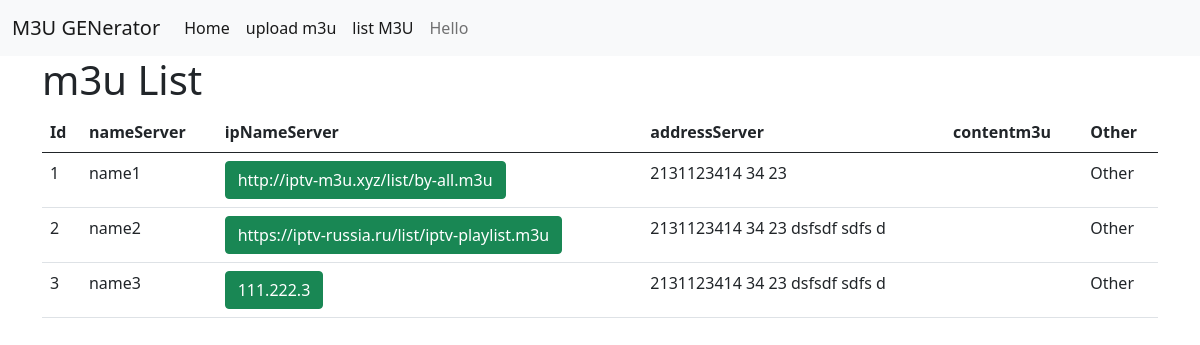
Page /list/ on the committed database.
### m3uservers/models.py (models this page shows)
class listservers(models.Model):
    idServer = models.DecimalField(max_digits=3, decimal_places=0)
    nameServer = models.CharField(max_length=1024)
    ipNameServer = models.CharField(max_length=255)
    addressServer = models.CharField(max_length=1024)
    contentm3u2 = models.CharField(max_length=50000, default='')

### pages/views.py (the view)
# urls.py: path('list/', listM3U, name='listM3U'),
def listM3U(request):
    servers = listservers.objects.all()
    url = servers[1].ipNameServer
    context = {
        'list2': servers,
    }
    return render(request, 'm3uList.html', context)

### templates/m3uList.html (shortened to what this page needs)
{% extends 'base.html' %}
{% block content %}
<h1>m3u List</h1>
<table class="table">
    <thead>
        <tr>
            <th scope="col">Id</th>
            <th scope="col">nameServer</th>
            <th scope="col">ipNameServer</th>
            <th scope="col">addressServer</th>
            <th scope="col">contentm3u</th>
            <th scope="col">Other</th>
        </tr>
    </thead>
    <tbody>
        {% for server in list2 %}
        <tr>
            <td scope="row">{{ server.idServer }}</td>
            <td scope="row">{{ server.nameServer }}</td>
            <td scope="row">
                <form action="{% url 'updateM3U' server.idServer %}" method="post">
                    <input class="btn btn-md btn-success" value="{{ server.ipNameServer }}" type="submit">
                </form>
            </td>
            <td scope="row">{{ server.addressServer }}</td>
            <td scope="row">{{ server.contentm3u }}</td>
            <td scope="row">Other</td>
        </tr>
        {% endfor %}
    </tbody>
</table>
{% endblock %}

### rows in the picture
listservers: idServer "1", nameServer "name1", ipNameServer "http://iptv-m3u.xyz/list/by-all.m3u", addressServer "2131123414 34 23"
listservers: idServer "2", nameServer "name2", ipNameServer "https://iptv-russia.ru/list/iptv-playlist.m3u", addressServer "2131123414 34 23 dsfsdf sdfs d"
listservers: idServer "3", nameServer "name3", ipNameServer "111.222.3", addressServer "2131123414 34 23 dsfsdf sdfs d"
